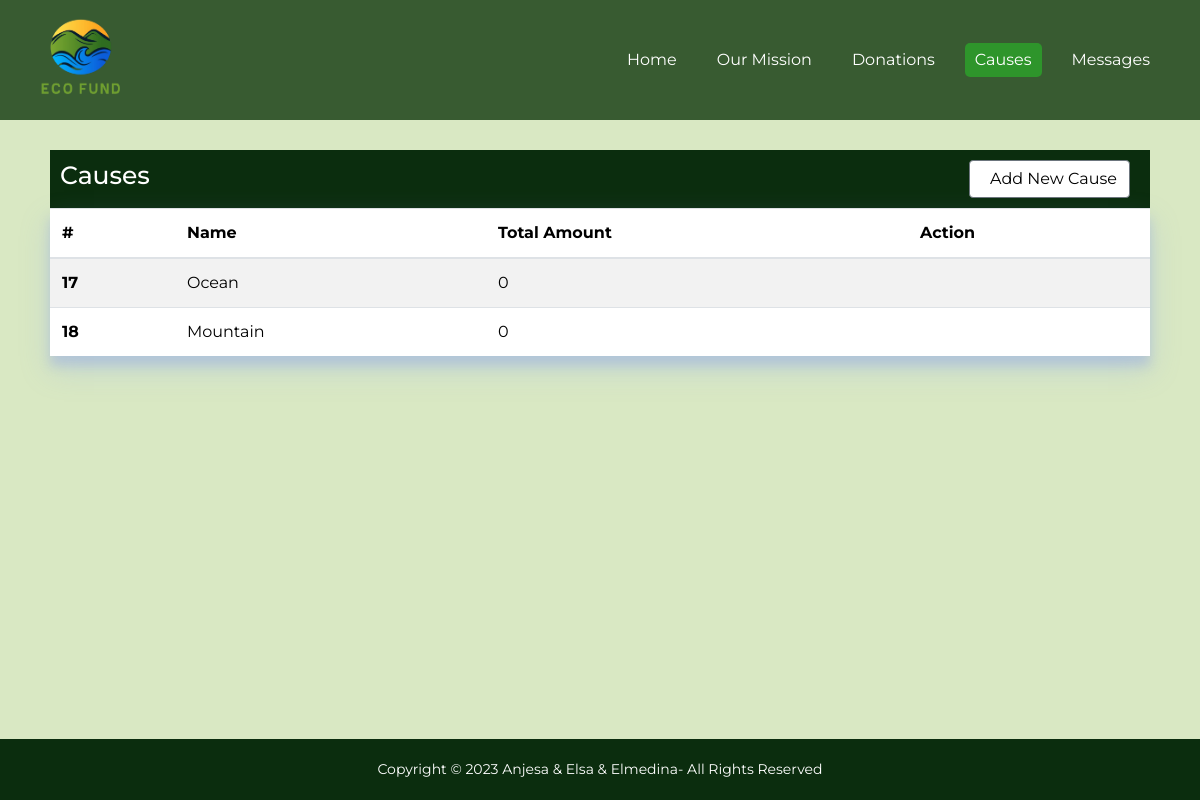
Before: /causes.php (signed in) with the older database file.
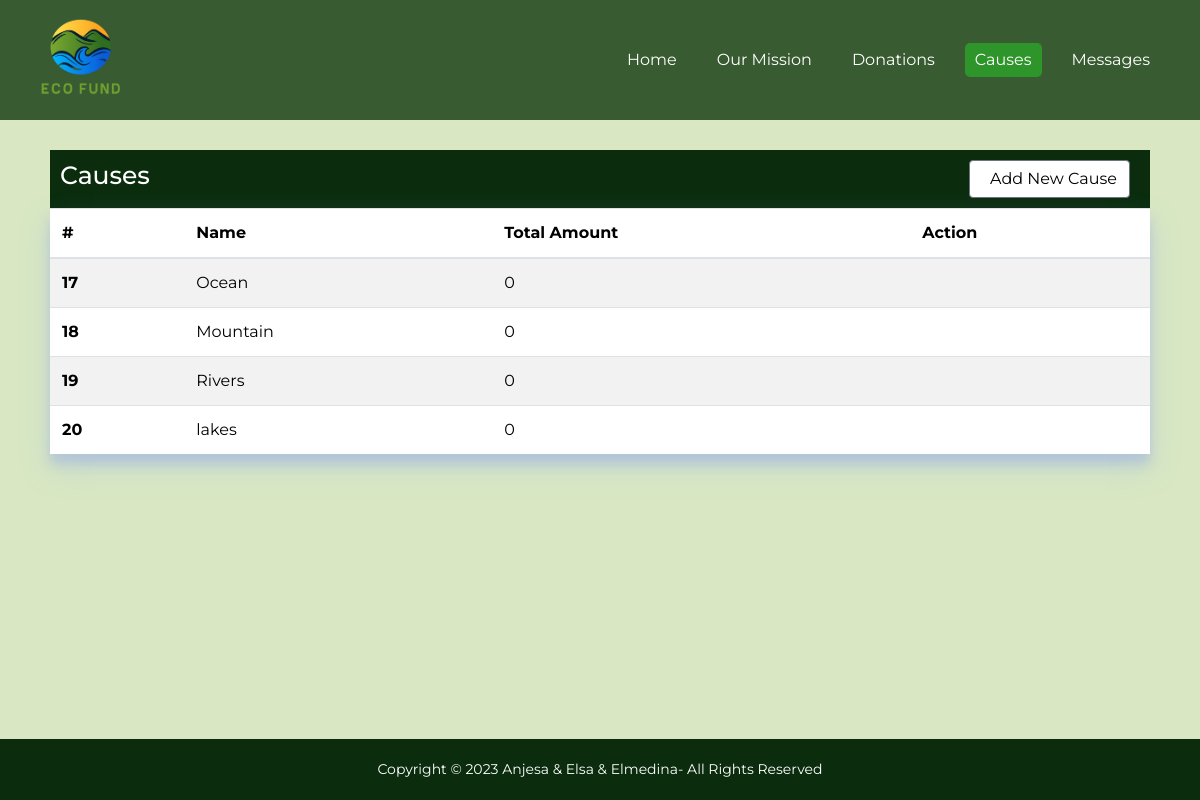
After: the same page with the newer database file.
### tables this page shows
CREATE TABLE `cause` (
  `id` int(30) NOT NULL,
  `name` varchar(30) NOT NULL
);

### causes.php (the view, shortened to what this page needs)
<?php
require 'config.php';
try {
    $stmt = $conn->query("SELECT * FROM cause");
    $stmt->execute();
    $causes = $stmt->fetchAll(PDO::FETCH_ASSOC);
} catch (PDOException $e) {
    echo "Error: " . $e->getMessage();
}
?>
<!DOCTYPE html>
<html lang="en">
<head>
    <link rel="stylesheet" href="https://cdn.jsdelivr.net/npm/bootstrap@4.4.1/dist/css/bootstrap.min.css">
    <link rel="stylesheet" href="styles/admin-dashboard.css">
    <link rel="stylesheet" href="styles/general.css">
    <link rel="stylesheet" href="styles/header.css">
</head>
<body>
    <header>
        <div class="logo">
            <img src="./images/logo.png" alt="EcoFund logo">
        </div>
        <nav class="navbar">
            <a href="./index.php">Home</a>
            <a href="./about.php">Our Mission</a>
            <a href="./donations.php">Donations</a>
            <?php if ($_SESSION['user_type'] === 'admin') { ?>
                <a class="active" href="./causes.php">Causes</a>
            <?php }  ?>
            <?php if ($_SESSION['user_type'] === 'admin') { ?>
                <a href="./contact.php">Messages</a>
            <?php }  ?>
        </nav>
    </header>
    <div class="container">
        <div class="users-table">
            <div class="table-head">
                <div>
                    <h2>Causes</h2>
                </div>
                <div>
                    <a href="new-cause.php" class="btn btn-secondary d-flex align-items-center"><ion-icon name="add-circle-outline"></ion-icon> <span class="ml-2">Add New Cause</span></a>
                </div>
            </div>
            <table class="table table-striped">
                <thead>
                    <tr>
                        <th scope="col">#</th>
                        <th scope="col">Name</th>
                        <th scope="col">Total Amount</th>
                        <th scope="col">Action</th>
                    </tr>
                </thead>
                <tbody>
                    <?php if (isset($causes) && !empty($causes)) : ?>
                        <?php foreach ($causes as $cause) : ?>
                            <tr>
                                <th scope="row"><?= $cause['id'] ?></th>
                                <td><?= $cause['name'] ?></td>
                                <td><?= isset($causesTotals[$cause['name']]) ? $causesTotals[$cause['name']] : 0 ?></td>
                                <td>
                                </td>
                            </tr>
                        <?php endforeach; ?>
                    <?php else : ?>
                        <tr>
                            <td colspan="3">No causes found</td>
                        </tr>
                    <?php endif; ?>
                </tbody>
            </table>
        </div>
    </div>
    <footer>
        <p>Copyright © 2023 Anjesa & Elsa & Elmedina- All Rights Reserved</p>
    </footer>
</body>
</html>

Changed rows visible on the page:
added cause: id "19", name "Rivers", shows "0"
added cause: id "20", name "lakes"
